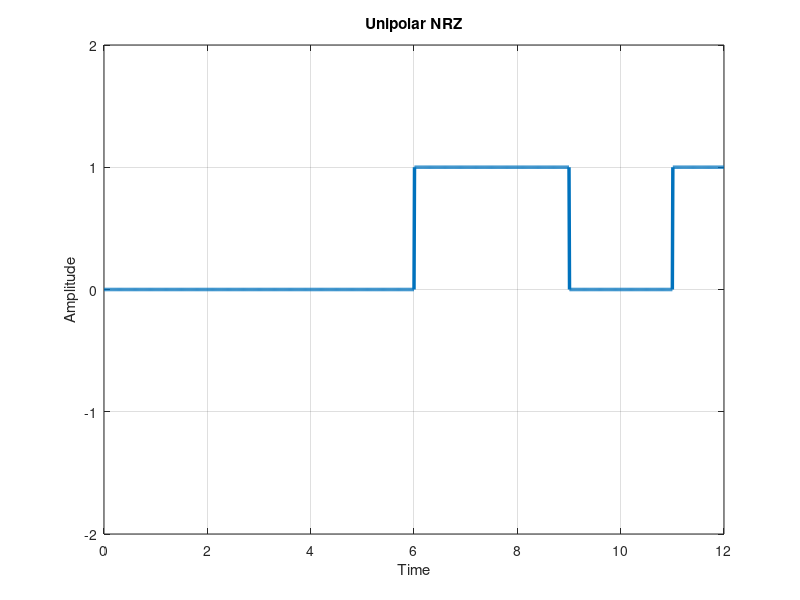

The MATLAB source for this figure:
n=[0 0 0 0 0 0 1 1 1 0 0 1];
%NRZ unipolar 
i=1;
t=0:0.01:length(n);
for j=1:length(t)
    if t(j)<=i
        y(j)=n(i);
    else
        i=i+1;
        y(j)=n(i);
    end
end
subplot(1,1,1);
plot(t,y,'LineWidth',2.5);
axis([0 length(n) -2 2]);grid on;
xlabel('Time');
ylabel('Amplitude');
title('Unipolar NRZ');

